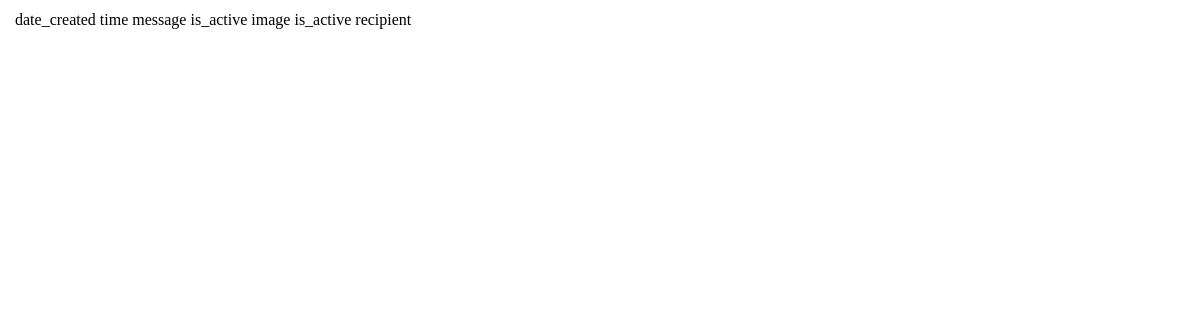
Before: /wallet/notification/ with the older database file.
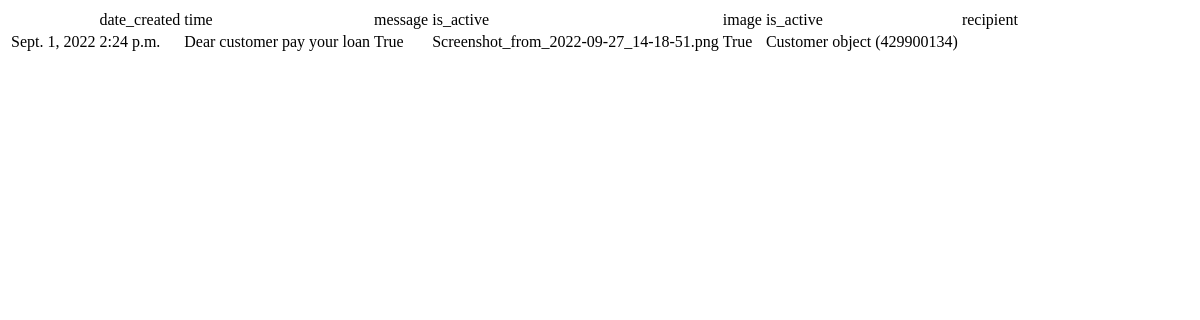
After: the same page with the newer database file.
### wallet/models.py (models this page shows)
class Notification(models.Model):
    date_created=models.DateField()
    time=models.TimeField(null=True)
    message=models.CharField(max_length=40,null=True)
    is_active=models.BooleanField(null=True)
    image=models.ImageField(null=True)
    recipient=models.ForeignKey('Customer',on_delete=models.CASCADE,related_name='Notification_recipient',null=True)

class Customer(models.Model):
    id_number=models.CharField(max_length=10,blank=True, primary_key=True)
    first_name=models.CharField(max_length=15, blank=False)
    last_name=models.CharField(max_length=15, blank=False)
    gender_identity=(
        ('F','female'),
        ('M','male')
    )
    gender= models.CharField(max_length=10,choices=gender_identity,blank=False)
    address=models.TextField(max_length=15,null=True)
    age=models.PositiveSmallIntegerField()
    nationality=models.CharField(max_length=15,null=True)
    email=models.EmailField(null=True)
    phone_number=models.CharField(max_length=15,blank=True)
    profile_picture=models.ImageField(default=True)
    marital_status=models.CharField(max_length=10, blank=True)
    signature=models.ImageField(upload_to='images/',null=True)
    employment_status=models.BooleanField(default=False)

### wallet/views.py (the view)
# urls.py: path("notification/",views.list_Notification,name = "register_notification"),
def list_Notification(request):
        notifications=Notification.objects.all()
        return render(request,"wallet/list_notification.html",{"notifications":notifications})

### wallet/templates/wallet/list_notification.html (shortened to what this page needs)
<table>
    <th>
        <td> date_created </td>
        <td> time </td>
        <td> message</td>
        <td> is_active</td>
        <td> image </td>
        <td> is_active </td>
        <td> recipient </td>
    </th>
    {% for notification in notifications%}
    <tr>
        <td>{{ notification.date_created}}</td>
        <td>{{ notification.time}}</td>
        <td>{{ notification.message}}</td>
        <td>{{ notification.is_active}}</td>
        <td>{{ notification.image}}</td>
        <td>{{ notification.is_active}}</td>
        <td>{{ notification.recipient}}</td>
    </tr>
    {% endfor%}
</table>

Changed rows visible on the page:
added Notification: date_created "Sept. 1, 2022", time "2:24 p.m.", message "Dear customer pay your loan", is_active "True", image "Screenshot_from_2022-09-27_14-18-51.png", recipient "Customer object (429900134)"
